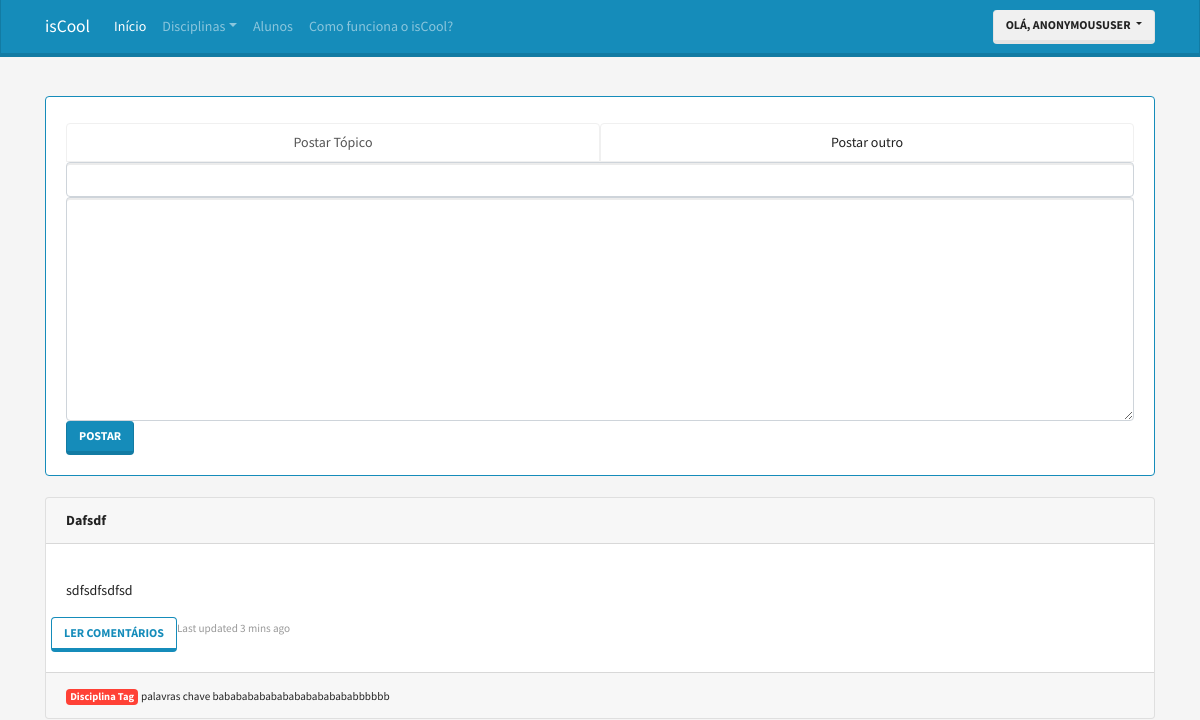
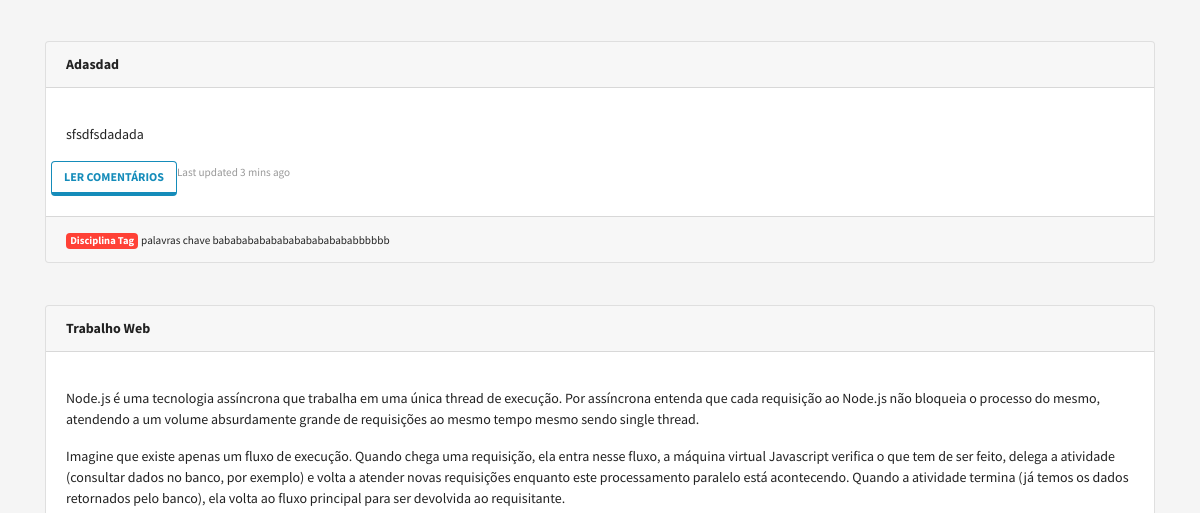
The app's page / (upper part), older data (2 pictures, top to bottom).
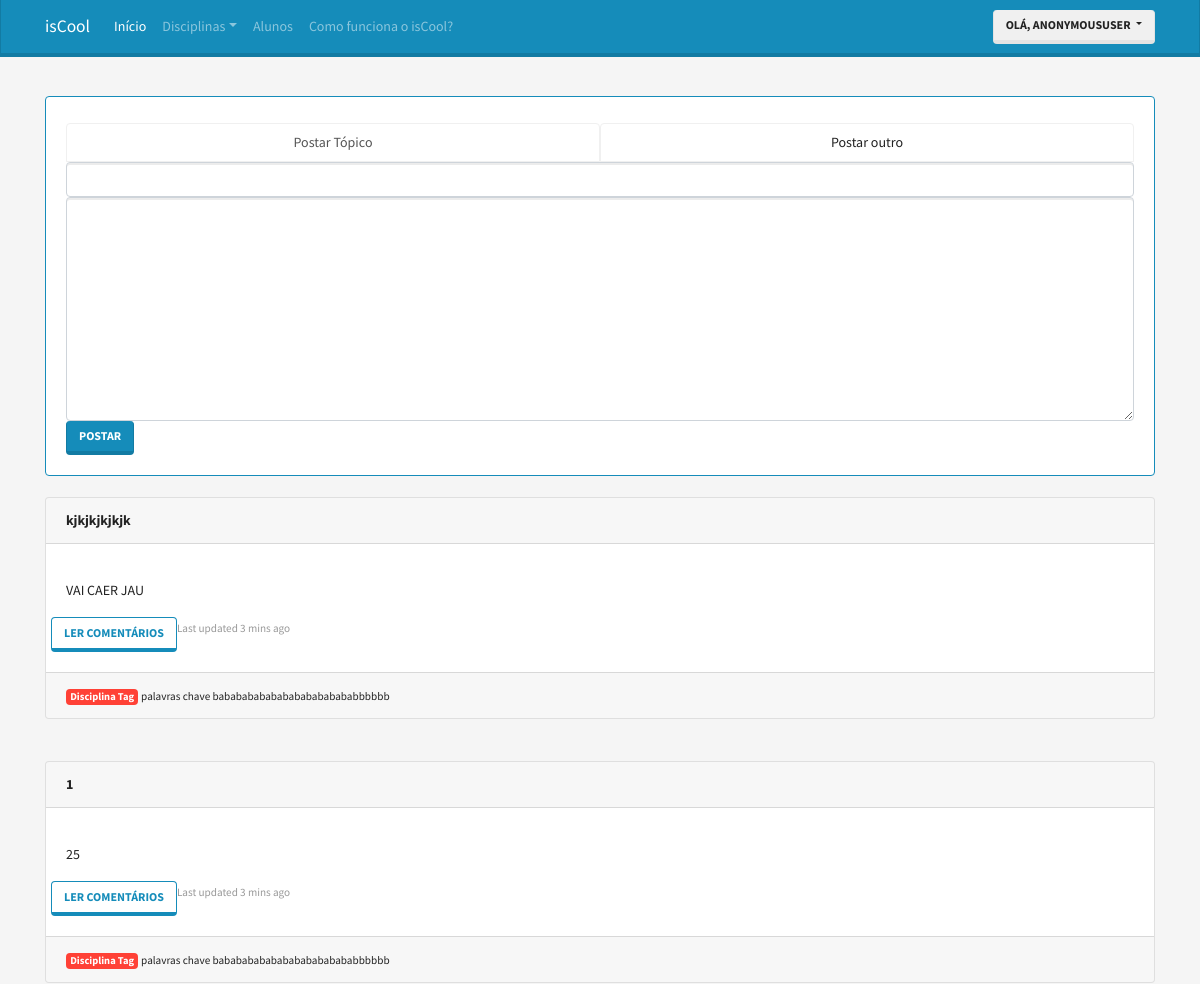
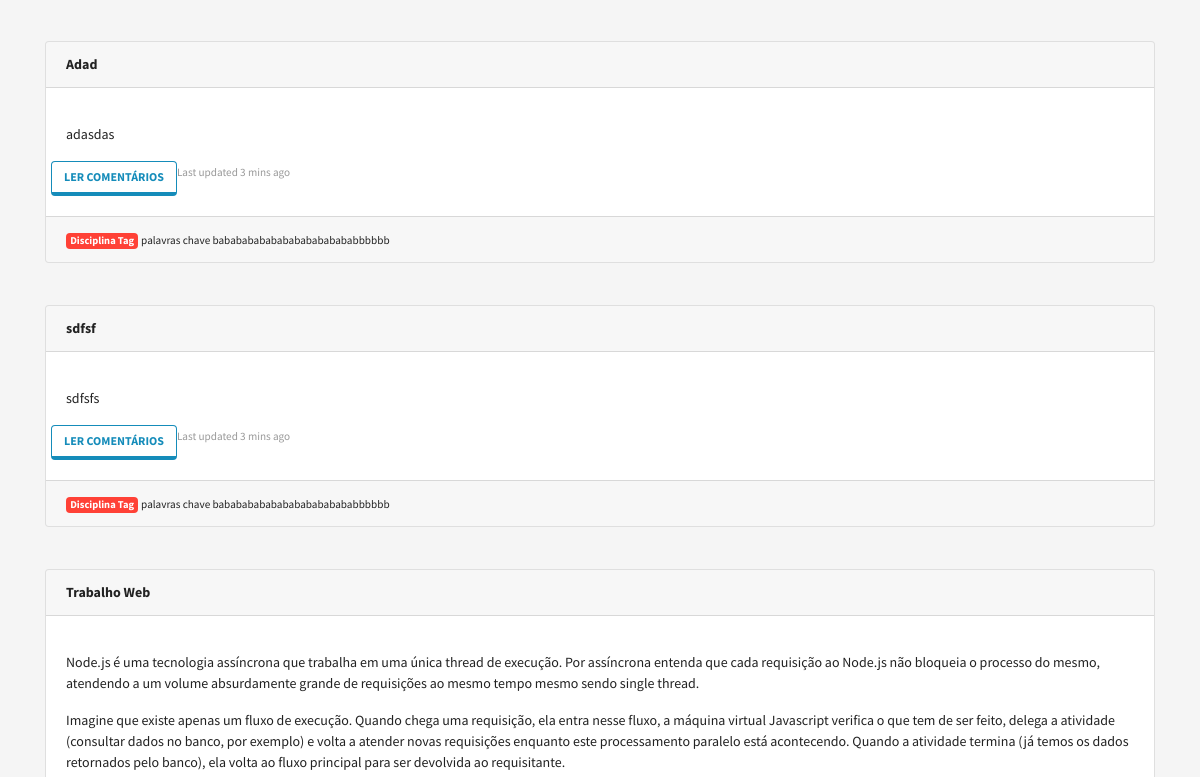
The same page, newer data (2 pictures, top to bottom).
### post/models.py (models this page shows)
class Topic(models.Model):
    title = models.CharField('Título', max_length=100)
    content = models.TextField('Conteúdo')
    created = models.DateTimeField('Criado em', auto_now_add=True)
    modified = models.DateTimeField('Modificado em', auto_now=True)
    class Meta:
        verbose_name = 'Tópico'
        verbose_name_plural = 'Tópicos'
        ordering = ['-created']
    def __str__(self):
        return self.title

### post/forms.py
class ReplyForm(forms.ModelForm):
    class Meta:
        model = Reply
        fields = '__all__'

class TopicForm(forms.ModelForm):
    class Meta:
        model = Topic
        fields = '__all__'

### core/views.py (called while the page is built)
    def __call__(self, request, sucess=False ):
        formReply = ReplyForm()
        formTopic = TopicForm()
        context = {
            'topics': Topic.objects.all(),
            'replies': Reply.objects.all(),
            'formReply': formReply,
            'formTopic': formTopic,
            'sucess': sucess,
        }
        return render(request, 'index.html', context)

### core/templates/index.html (shortened to what this page needs)
{% extends "base.html" %}
{% load widget_tweaks %}
{% block container %}
  <div class="container margin-top">
    <div class="card border-primary">
      <div class="card-body">
        <ul class="nav nav-tabs nav-justified" role="tablist">
          <li class="nav-item">
            <a class="nav-link active" id="home-tab" data-toggle="tab" href="#postar_topico" role="tab" aria-controls="home" aria-selected="true">Postar Tópico</a>
          </li>
          <li class="nav-item">
            <a class="nav-link" id="profile-tab" data-toggle="tab" href="#profile" role="tab" aria-controls="profile" aria-selected="false">Postar outro</a>
          </li>
        </ul>
        <div class="tab-content">
          <div class="tab-pane fade show active" id="postar_topico" role="tabpanel" >
            <form class="" action="{% url 'post:newTopic' %}" method="post">
              {% for field in formTopic %}
                {% with WIDGET_ERROR_CLASS='my_error' WIDGET_REQUIRED_CLASS='my_required' %}
                  {% render_field field class='form-control' %}
                {% endwith %}
              {% endfor %}
              <button type="submit" class="btn btn-primary">Postar</button>
            </form>
          </div>
        </div>
        </div>
      </div>
  </div>
{% for topic in topics %}
<br>
      <div class="container">
        <div class="card">
          <div class="card-header font-weight-bold">
            {{ topic }}
          </div>
          <div class="card-body">
            <div class="card-text"><p class="lead"> {{ topic.content|linebreaks }} </p></div>
            <div class="row">
              <button type="button" class="btn btn-outline-primary display-2" data-toggle="modal" data-target="#modal{{topic.id}}">Ler Comentários</button>
              <p class="card-text text-right"><small class="text-muted">Last updated 3 mins ago</small></p>
            </div>
          </div>
          <div class="card-footer ">
            <a href="#" class="badge badge-danger">Disciplina Tag</a>
            <small>palavras chave bababababababababababababbbbbb</small>
          </div>
        </div>
      </div>
      <br>
    {% endfor %}
  {% endblock %}

Row changes from the older to the newer data that the page shows:
removed Topic: title "Dafsdf", content "sdfsdfsdfsd"
removed Topic: title "Adasdad", content "sfsdfsdadada"
added Topic: title "kjkjkjkjkjk", content "VAI CAER JAU"
added Topic: title "1", content "25"
added Topic: title "Adad", content "adasdas"
added Topic: title "sdfsf", content "sdfsfs"
